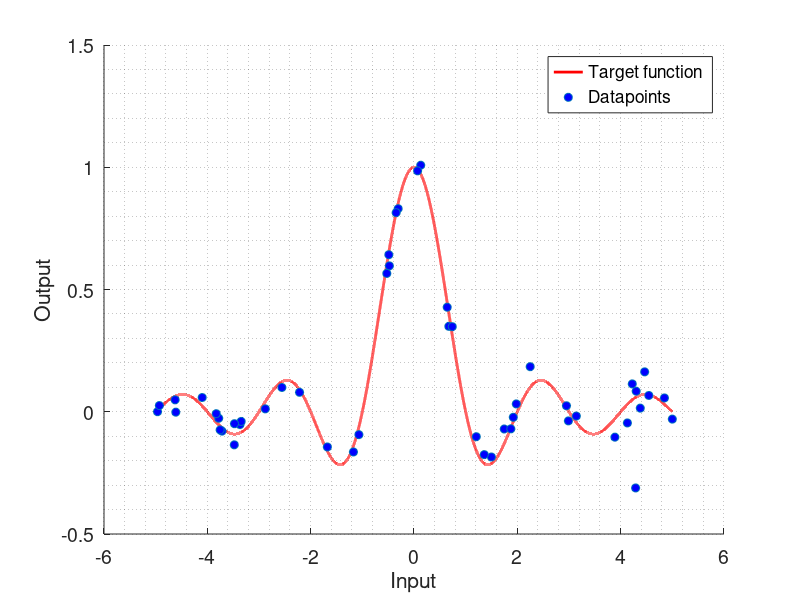

This chart was generated by the following MATLAB code:
clc;
clear;
close all;

%%%%%%%%%%%%%%%%%%%%%%%%%%%%%%%%%%%%%%%%%%%%%%%%%%%%%%%%%%%%%%%%%%%%%%%%%%%
%%                                                                       %%
%%                      Artificial Dataset 1                             %%
%%                                                                       %%   
%%%%%%%%%%%%%%%%%%%%%%%%%%%%%%%%%%%%%%%%%%%%%%%%%%%%%%%%%%%%%%%%%%%%%%%%%%%

%% Constants definition
n               = 50;       % Number of datapoints 
variance        = 0.002;    % Gaussian noise variance
pOutliers       = 0.02;     % Proportion of outliers

%% Generating real function
% X interval
x = -5:0.0001:5;
% Output values
y = sinc(x);

%% Selecting N random datapoints (Uniform)
r           = randi([1 length(x)],1,n);           % random points selection
xDataset    = x(r)';                       % selected inputs
yDataset    = y(r)';                       % selected outputs (noise will be added)
yRefDataset = yDataset;                 % selected outputs reference value


%% Adding noise to outputs
% Gaussian noise
std      = sqrt(variance);
yDataset = yDataset + std*randn(n,1);

%% Adding outliers
uOutliersIntensity  = (max(y) - min(y))+ 0.2*(max(y) - min(y));
rOutliers           = randi([1 length(xDataset)],round(n*pOutliers),1);
yDataset(rOutliers) = uOutliersIntensity*(rand(round(n*pOutliers),1)-0.5) + median(y);

%% Plotting generated dataset
figure('Name', 'Artificial dataset 1')
hold on;
grid minor;
set(gca,'FontSize', 14);
plot(x,y, 'r', 'LineWidth', 2);
plot(xDataset, yDataset, 'o', 'MarkerFaceColor', 'b');
xlabel('Input')
ylabel('Output')
legend('Target function', 'Datapoints');

%% Storing in struct and saving
field1 = 'function';
value1 = '@(x)sinc(x)';

field2 = 'numPoints';
value2 = n;

field3 = 'inputs';
value3 = xDataset;

field4 = 'outputs';
value4 = yDataset;

field5 = 'referenceOutputs';
value5 = yRefDataset;

field6 = 'minInput';
value6 = min(x);

field7 = 'maxInput';
value7 = max(x);

Dataset_1 = struct(field1, value1, field2, value2, field3, value3,...
                    field4, value4, field5, value5, field6, value6,...
                    field7, value7);

save('../datasets/dataset_sinc', 'Dataset_1');
